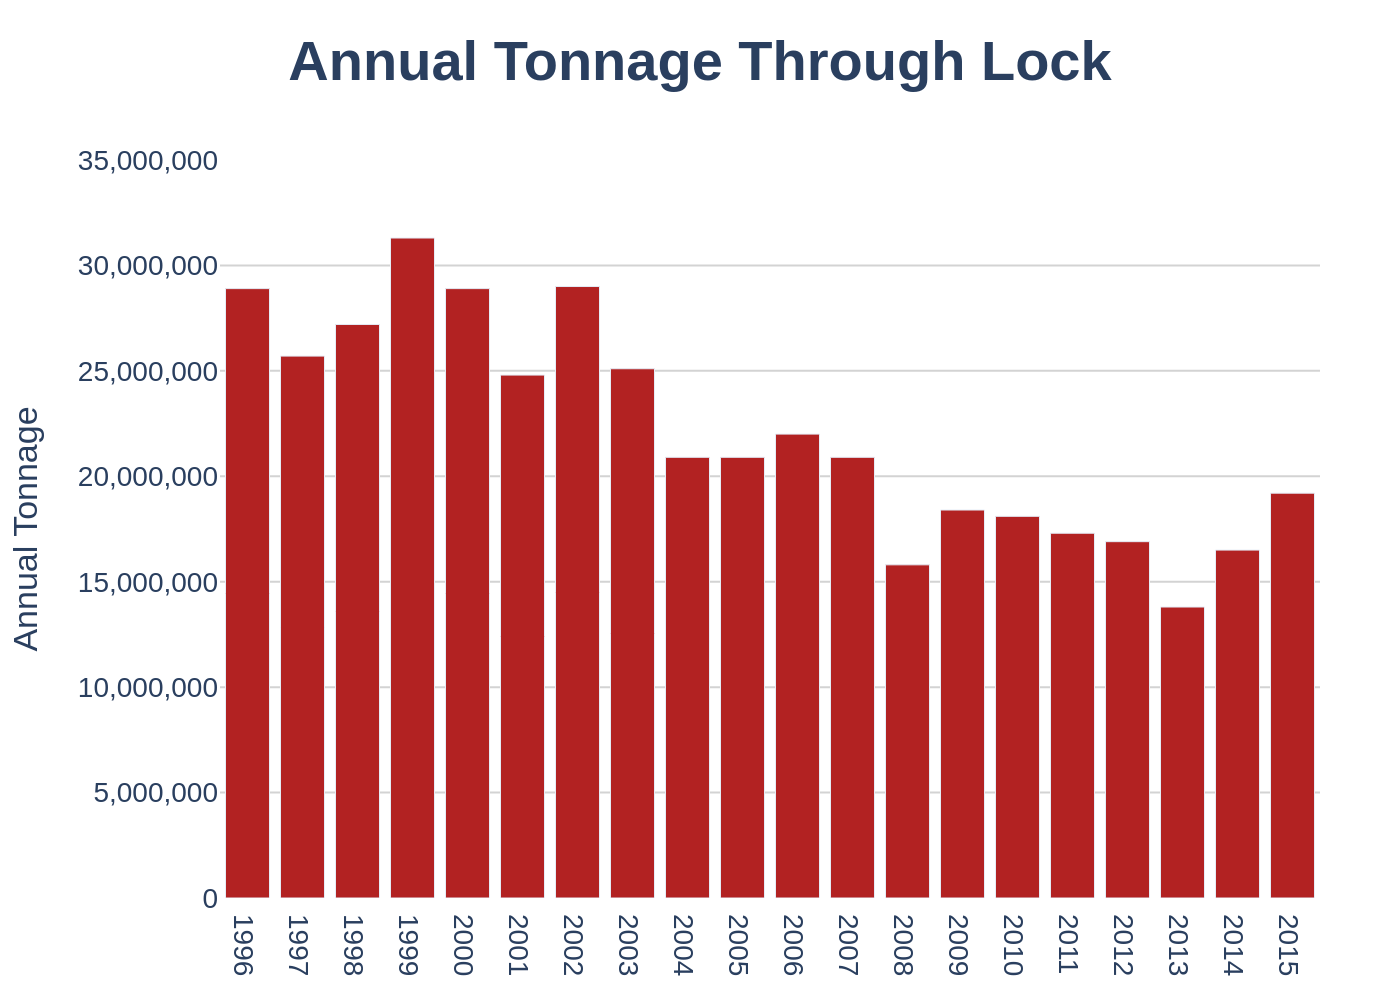

This figure's Python source:
import sys
import json
import plotly.graph_objects as go
import os

# Check for command-line argument
if len(sys.argv) != 2:
    print("Usage: python script.py <path_to_json_file>")
    sys.exit(1)

json_path = sys.argv[1]

# Read data from the specified JSON file
try:
    with open(json_path, 'r', encoding='utf-8') as f:
        chart_info = json.load(f)
except FileNotFoundError:
    print(f"Error: JSON file not found at {json_path}")
    sys.exit(1)
except json.JSONDecodeError:
    print(f"Error: Could not decode JSON from {json_path}")
    sys.exit(1)

# Extract data and texts from the JSON structure
chart_data = chart_info.get('chart_data', [])
texts = chart_info.get('texts', {})
colors = chart_info.get('colors', [])

# Prepare data for Plotly
categories = [item['category'] for item in chart_data]
values = [item['value'] for item in chart_data]

# Create the figure
fig = go.Figure()

# Add the bar trace
fig.add_trace(go.Bar(
    x=categories,
    y=values,
    marker_color=colors[0] if colors else None,
    name='' # No name needed for the legend
))

# Update layout
fig.update_layout(
    title=dict(
        text=texts.get('title'),
        x=0.5,
        font=dict(size=28)
    ),
    xaxis=dict(
        title_text=texts.get('x_axis_title'),
        tickmode='array',
        tickvals=categories,
        ticktext=categories,
        showgrid=False
    ),
    yaxis=dict(
        title_text=texts.get('y_axis_title'),
        range=[0, 35000000],
        tickformat=',.0f',
        dtick=5000000,
        showgrid=True,
        gridcolor='lightgray',
        zeroline=False
    ),
    font=dict(
        family="Arial",
        size=14
    ),
    plot_bgcolor='white',
    paper_bgcolor='white',
    showlegend=False,
    margin=dict(t=80, b=50, l=80, r=40)
)

# Derive output filename from the input JSON filename
base_filename = os.path.splitext(os.path.basename(json_path))[0]
output_filename = f"{base_filename}.png"

# Save the figure as a PNG image
fig.write_image(output_filename, scale=2)

print(f"Chart saved as {output_filename}")
